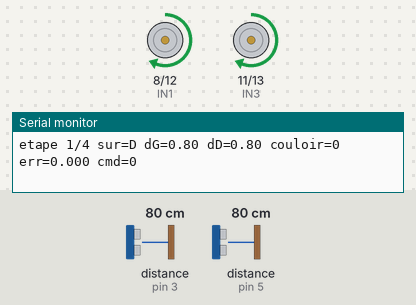
Recording of a sketch running on a simulated Arduino Uno, built with avr-gcc and run on an emulated ATmega328P. Parts: motor-driver pin pairs drawn as motors (green arrow = first pin HIGH = forward, orange = second pin HIGH = backward, longer = more drive, scaled by the enable pin), the last lines printed to the serial monitor. Wiring (inferred from the names in the program): 2 × ultrasonic range finder: trigger pin 2, echo pin 3 / trigger pin 4, echo pin 5. The inputs (shaded band) are chosen by the test bench; at power-on: distance to the obstacle (sensors on pin 5, pin 3) 80 cm. The echo pulse lasts 58.3 µs per cm.

Above: at 2.2 s.
2.3 s: distance to the obstacle (sensor on pin 5) set to 250 cm
At 3.94 s:
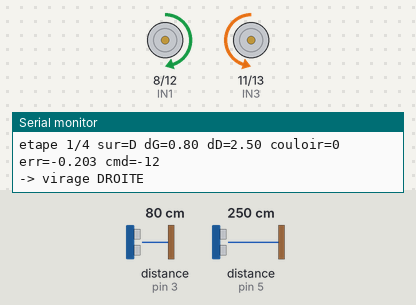
5.3 s: distance to the obstacle (sensor on pin 5) set to 163 cm
At 5.8 s:
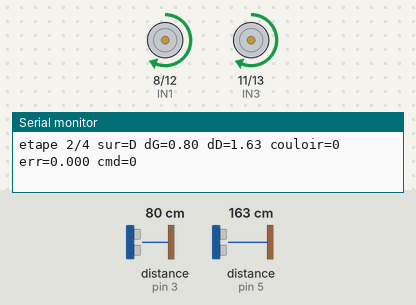
6.8 s: distance to the obstacle (sensor on pin 5) set to 155 cm
At 8.0 s:
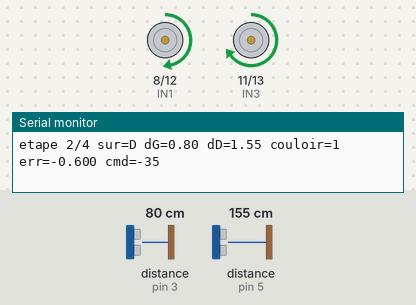
9.7 s: distance to the obstacle (sensor on pin 3) set to 250 cm
At 11.0 s:
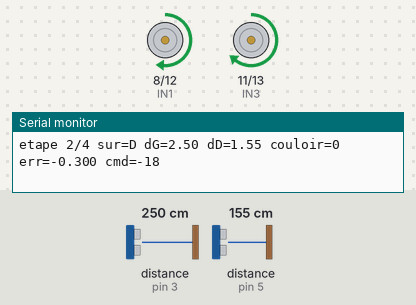
11.3 s: distance to the obstacle (sensor on pin 3) set to 91 cm
At 12.2 s:
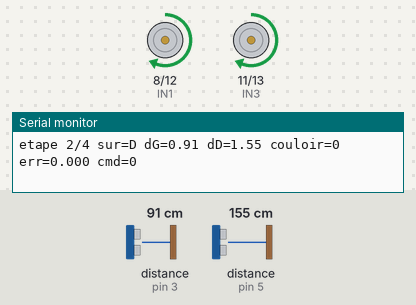
12.8 s: distance to the obstacle (sensor on pin 3) set to 82 cm
At 14.0 s:
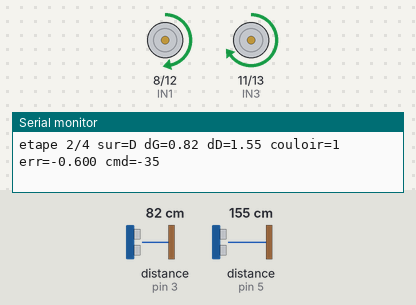
Timing chart, 0 to 15.8 s (numbered marks = the images above; inputs shaded):
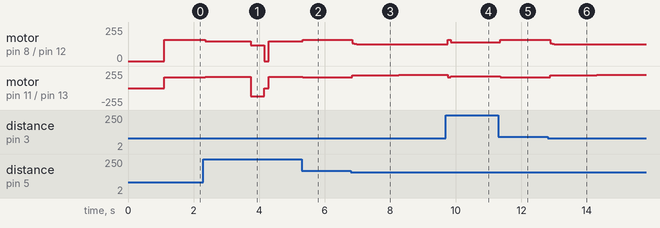

Measured:
- after the input at 5.3 s, motor on pin 8 (IN1) / pin 12 (IN2): forward 148/255 → forward 160/255 at once; motor on pin 11 (IN3) / pin 13 (IN4): forward 172/255 → forward 160/255 at once
- after the input at 6.8 s, motor on pin 8 (IN1) / pin 12 (IN2): moves from forward 160/255 to forward 124/255 over 1.4 s, starting at once; motor on pin 11 (IN3) / pin 13 (IN4): moves from forward 160/255 to forward 196/255 over 1.4 s, starting at once
- after the input at 9.7 s, motor on pin 8 (IN1) / pin 12 (IN2): forward 124/255 → forward 160/255 after 0.06 s, → forward 142/255 0.09 s later; motor on pin 11 (IN3) / pin 13 (IN4): forward 196/255 → forward 160/255 after 0.06 s, → forward 178/255 0.09 s later
- after the input at 11.3 s, motor on pin 8 (IN1) / pin 12 (IN2): forward 142/255 → forward 160/255 after 0.05 s; motor on pin 11 (IN3) / pin 13 (IN4): forward 178/255 → forward 160/255 after 0.05 s
- after the input at 12.8 s, motor on pin 8 (IN1) / pin 12 (IN2): moves from forward 160/255 to forward 124/255 over 1.4 s, starting after 0.07 s; motor on pin 11 (IN3) / pin 13 (IN4): moves from forward 160/255 to forward 196/255 over 1.4 s, starting after 0.07 s

The sketch:

the_race_plan.ino
```cpp
/* =====================================================================
   THE RACE PROJECT - Version 3 : plan de course embarque
   Auteur  : Victor PERRUCHE - Lycee Gustave Eiffel Dijon - TSI1
   Date    : 31 octobre 2026
   =====================================================================
   Le robot ne devine pas le circuit : il suit un PLAN DE COURSE, comme
   un copilote qui lirait sa feuille de route.

     A chaque ETAPE, un capteur surveille un mur.
     Quand ce mur disparait -> action de l'etape :
       'R' = virage a droite  (capteur DROIT surveille)
       'L' = virage a gauche (capteur GAUCHE surveille)
       'S' = tout droit : on franchit la jonction
             (PLAN_CAPTEUR = 'B' : les DEUX capteurs surveillent)

   Regles (validees en simulation : 7 parcours x 5 configs, 35/35 FIN) :
   1. CENTRAGE PD : uniquement si les 2 murs se font face a 2 m
      (signature de couloir |dG + dD - 2| < 0,4 m). Sinon -> jonction.
   2. VRAI COULOIR seulement : un echo > 2 m n'est pas le mur du couloir.
   3. JONCTION : si un seul mur reste visible, on le tient a ~1 m
      (tenue monopalpe) pour ne pas deriver en aveugle.
   4. ANTI-FAUX-VIRAGE : une etape ne se declenche qu'apres au moins
      2,5 m parcourus depuis la precedente (odometrie par le temps).
   ===================================================================== */

// ============ BROCHES (identiques a robot_suiveur_couloir) ============
const int TRIG_G = 2, ECHO_G = 3;       // capteur ultrasons GAUCHE
const int TRIG_D = 4, ECHO_D = 5;       // capteur ultrasons DROIT
const int ENA = 9,  IN1 = 8, IN2 = 12;  // moteur GAUCHE (L298N, PWM D9)
const int ENB = 10, IN3 = 11, IN4 = 13; // moteur DROIT  (L298N, PWM D10)

// ============ REGLAGES ============
const int   VITESSE    = 160;   // PWM de croisiere (0-255)
const int   VIRAGE_PWM = 120;   // PWM pendant le quart de tour
const float KP         = 60.0;  // gain de centrage (PWM par metre d'ecart)
const float KD         = 30.0;  // amortissement (PWM.s/m) -- 0 = ca oscille !
const float PORTEE     = 4.0;   // portee capteur (m) : au-dela = plus d'echo
const float VMAX_M     = 1.5;   // vitesse reelle a PWM 255 (m/s) -- A CALIBRER
const int   TEMPS_VIRAGE_90_MS = 420; // duree d'un quart de tour sur place -- A CALIBRER
const unsigned long PERIODE_MS = 50;  // cycle de regulation (50 ms comme le simulateur)

// ---- seuils valides en simulation : ne pas modifier a la legere ----
const float CAP_MUR    = 2.0;   // un echo > 2 m n'est PAS le mur du couloir
const float REARM_M    = 1.5;   // rearmement : les 2 murs revus a moins de 1,5 m
const float TRIG_CAP   = 1.45;  // echo surveille > 1,45 m hors couloir = mur parti
const float SUM_TOL    = 0.4;   // |dG + dD - 2| < 0,4 m : signature d'un couloir
const float ZONE_MORTE = 0.02;  // on ne corrige pas a moins de 2 cm
const float MIN_RUN_M  = 2.5;   // distance mini entre 2 etapes (anti faux virage)
const unsigned long STREAK_MS = 300; // invisible depuis > 300 ms = vraiment parti
const float ERR_MAX    = 0.6;   // erreur de centrage clampee
const float MONO_M     = 1.0;   // tenue monopalpe : garder ~1 m du mur qui reste
const float MONO_MAX   = 0.3;   // correction monopalpe clampee
const float DERIVEE_MAX = 0.5;  // derivee clampee
const int   CMD_MAX    = 150;   // correction PWM max

// ============ PLAN DE COURSE ============
// Exemple : parcours "bloc gauche, horaire" (4 virages a droite).
// Les 7 parcours valides sont dans README.md.
const char PLAN_CAPTEUR[] = {'D', 'D', 'D', 'D'};
const char PLAN_ACTION[]  = {'R', 'R', 'R', 'R'};
const int  N_ETAPES = 4;

// ============ ETAT ============
int   etape = 0;                 // etape courante du plan
char  surveille;                 // capteur surveille pour cette etape
bool  detectionArmee = true;     // prete a detecter la perte du mur
float dernierEcho = 1.0;         // dernier echo proche du cote surveille (m)
unsigned long tSansEcho = 0;     // temps sans echo du cote surveille (ms)
float distDepuisEtape = 0.0;     // odometrie depuis la derniere etape (m)
float filtreG = 1.0, filtreD = 1.0;  // distances filtrees (anti-bruit)
float erreur = 0.0, erreurPrec = 0.0, derivee = 0.0;
bool  premierCycleFiable = true;    // pour reinitialiser le filtre apres un blanc
unsigned long dernierCycle = 0;

// ============ MOTEURS (L298N) ============
void moteurGauche(int v) {
  v = constrain(v, -255, 255);
  if (v > 0)      { digitalWrite(IN1, HIGH); digitalWrite(IN2, LOW);  }
  else if (v < 0) { digitalWrite(IN1, LOW);  digitalWrite(IN2, HIGH); }
  else            { digitalWrite(IN1, LOW);  digitalWrite(IN2, LOW);   }
  analogWrite(ENA, abs(v));
}
void moteurDroit(int v) {
  v = constrain(v, -255, 255);
  if (v > 0)      { digitalWrite(IN3, HIGH); digitalWrite(IN4, LOW);  }
  else if (v < 0) { digitalWrite(IN3, LOW);  digitalWrite(IN4, HIGH); }
  else            { digitalWrite(IN3, LOW);  digitalWrite(IN4, LOW);   }
  analogWrite(ENB, abs(v));
}
void arreter() { moteurGauche(0); moteurDroit(0); }

// Quart de tour sur place. sens +1 = droite, -1 = gauche.
// (virage a droite = roue gauche AVANT, roue droite ARRIERE)
void virer(int sens) {
  unsigned long t0 = millis();
  while (millis() - t0 < (unsigned long)TEMPS_VIRAGE_90_MS) {
    moteurGauche(sens * VIRAGE_PWM);
    moteurDroit(-sens * VIRAGE_PWM);
  }
  arreter();
}

// ============ CAPTEURS ============
// Moyenne de 3 mesures. Renvoie -1 si aucun echo fiable.
float lireDistanceM(int trig, int echo) {
  float somme = 0.0; int n = 0;
  for (int i = 0; i < 3; i++) {
    digitalWrite(trig, LOW);  delayMicroseconds(2);
    digitalWrite(trig, HIGH); delayMicroseconds(10);
    digitalWrite(trig, LOW);
    unsigned long duree = pulseIn(echo, HIGH, 25000UL); // > 25 ms = pas d'echo
    if (duree > 0) {
      float m = duree * 0.0001715;   // vitesse du son, aller-retour
      if (m >= 0.02 && m <= PORTEE) { somme += m; n++; }
    }
    delay(3);
  }
  return (n == 0) ? -1.0 : somme / n;
}

// ============ AIDE ============
// Mur perdu : plus d'echo, hors portee, ou echo invraisemblable
// (> 1,45 m alors qu'on n'est pas dans un couloir : le rayon a glisse
// sur un mur au fond d'une jonction).
bool murPerdu(float d, bool dansCouloir) {
  if (d < 0.0)      return true;
  if (d > PORTEE)   return true;
  if (d > TRIG_CAP && !dansCouloir) return true;
  return false;
}

// ============ SETUP ============
void setup() {
  pinMode(TRIG_G, OUTPUT); pinMode(ECHO_G, INPUT);
  pinMode(TRIG_D, OUTPUT); pinMode(ECHO_D, INPUT);
  pinMode(ENA, OUTPUT); pinMode(IN1, OUTPUT); pinMode(IN2, OUTPUT);
  pinMode(ENB, OUTPUT); pinMode(IN3, OUTPUT); pinMode(IN4, OUTPUT);
  Serial.begin(115200);
  arreter();
  Serial.println("=== THE RACE PROJECT v3 -- plan de course ===");
  Serial.print("Plan : ");
  for (int i = 0; i < N_ETAPES; i++) {
    Serial.print(PLAN_CAPTEUR[i]); Serial.print(PLAN_ACTION[i]); Serial.print(' ');
  }
  Serial.println();
  Serial.println("Posez le robot au depart... (1 s)");
  delay(1000);
  dernierCycle = millis();
}

// ============ LOOP ============
void loop() {
  unsigned long maintenant = millis();
  if (maintenant - dernierCycle < PERIODE_MS) return;
  float dt = (maintenant - dernierCycle) / 1000.0;
  dernierCycle = maintenant;

  // ---- 1. mesures (jamais les 2 capteurs en meme temps) ----
  float dG = lireDistanceM(TRIG_G, ECHO_G);
  float dD = lireDistanceM(TRIG_D, ECHO_D);
  surveille = PLAN_CAPTEUR[etape % N_ETAPES];

  // ---- 2. signature de couloir : les 2 murs se font face a 2 m ----
  bool dansCouloir = (dG > 0.0 && dD > 0.0 && dG < CAP_MUR && dD < CAP_MUR
                      && fabs(dG + dD - 2.0) < SUM_TOL);

  // ---- 3. le mur surveille est-il perdu ? ----
  bool perdu;
  if (surveille == 'B') {
    perdu = murPerdu(dD, dansCouloir) || murPerdu(dG, dansCouloir);
  } else {
    float dSurv = (surveille == 'D') ? dD : dG;
    perdu = murPerdu(dSurv, dansCouloir);
  }
  if (perdu) {
    tSansEcho += PERIODE_MS;
  } else {
    tSansEcho = 0;
    if      (surveille == 'D') dernierEcho = dD;
    else if (surveille == 'G') dernierEcho = dG;
    else                       dernierEcho = (dG < dD) ? dG : dD;
  }

  // ---- 4. odometrie par le temps (a remplacer par des encodeurs si possible) ----
  distDepuisEtape += ((float)VITESSE / 255.0) * VMAX_M * dt;

  // ---- 5. declenchement de l'etape suivante ----
  if (detectionArmee && perdu && distDepuisEtape > MIN_RUN_M
      && (dernierEcho < REARM_M || tSansEcho > STREAK_MS)) {
    char action = PLAN_ACTION[etape % N_ETAPES];
    etape++;
    detectionArmee = false;
    distDepuisEtape = 0.0;
    tSansEcho = 0;
    dernierEcho = 99.0;
    premierCycleFiable = true;   // filtre a reinitialiser au retour en couloir
    if      (action == 'R') { Serial.println("-> virage DROITE");  virer(+1); }
    else if (action == 'L') { Serial.println("-> virage GAUCHE"); virer(-1); }
    else                    { Serial.println("-> jonction : TOUT DROIT"); }
    dernierCycle = millis();  // on ne compte pas le temps du virage dans l'odometrie
    return;
  }

  // ---- 6. filtre + rearmement ----
  if (dansCouloir) {
    if (premierCycleFiable) {
      filtreG = dG; filtreD = dD;
      erreurPrec = dG - dD;   // la derivee repart proprement apres le blank
      derivee = 0.0;
      premierCycleFiable = false;
    } else {
      filtreG = 0.7 * filtreG + 0.3 * dG;
      filtreD = 0.7 * filtreD + 0.3 * dD;
    }
    if (!detectionArmee && filtreG < REARM_M && filtreD < REARM_M) {
      detectionArmee = true;
      Serial.print("rearmement -- etape ");
      Serial.println(etape % N_ETAPES + 1);
    }
  } else {
    premierCycleFiable = true;   // hors couloir : filtre a refaire au retour
  }

  // ---- 7. erreur de centrage ----
  if (dansCouloir) {
    erreur = constrain(filtreG - filtreD, -ERR_MAX, ERR_MAX);
    float deriveeBrute = (erreur - erreurPrec) / (PERIODE_MS / 1000.0);
    derivee = 0.5 * derivee + 0.5 * constrain(deriveeBrute, -DERIVEE_MAX, DERIVEE_MAX);
  } else {
    // jonction : tenue monopalpe sur le mur qui reste visible
    bool gOK = (dG > 0.0 && dG < CAP_MUR);
    bool dOK = (dD > 0.0 && dD < CAP_MUR);
    if      (!gOK && dOK) erreur = constrain(MONO_M - dD, -MONO_MAX, MONO_MAX);
    else if (!dOK && gOK) erreur = constrain(dG - MONO_M, -MONO_MAX, MONO_MAX);
    else                  erreur = 0.0;   // aucun mur fiable : on file tout droit
    derivee = 0.0;
  }
  if (fabs(erreur) < ZONE_MORTE) erreur = 0.0;   // zone morte de 2 cm
  erreurPrec = erreur;

  // ---- 8. commande PD ----
  int cmd = (int)constrain(KP * erreur + KD * derivee, -CMD_MAX, CMD_MAX);
  moteurGauche(VITESSE + cmd);   // trop pres du mur droit -> tourne a gauche
  moteurDroit(VITESSE - cmd);

  // ---- 9. debug ----
  Serial.print("etape "); Serial.print(etape % N_ETAPES + 1);
  Serial.print('/'); Serial.print(N_ETAPES);
  Serial.print(" sur="); Serial.print(surveille);
  Serial.print(" dG="); Serial.print(dG);
  Serial.print(" dD="); Serial.print(dD);
  Serial.print(" couloir="); Serial.print(dansCouloir ? 1 : 0);
  Serial.print(" err="); Serial.print(erreur, 3);
  Serial.print(" cmd="); Serial.println(cmd);
}
```
